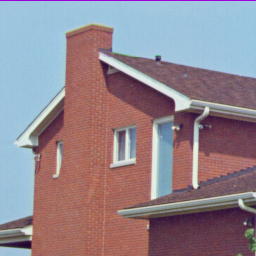
#> input picture misc/house.tiff, 256 x 256 px
$ python Prewitt_operator.py
#> lines starting #> are read from the running program, lines starting #| are printed output that depends on the picture
import numpy as np
import cv2
import matplotlib.pyplot as plt

# Open the image
file = './misc/house.tiff'
img = cv2.imread(file, 0)
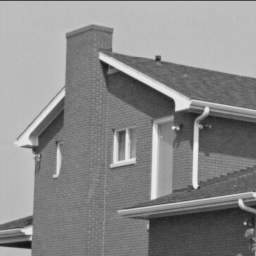
#> img: shape (256, 256); min 17, max 239, mean 138.1
h, w = img.shape
#> h = 256; w = 256
thr = 127

# Prewitt Operator
hx = np.array([[-1, 0, 1], [-1, 0, 1], [-1, 0, 1]])
hy = hx.T

Gx = np.zeros((h, w))
Gy = np.zeros((h, w))
Gxy = np.zeros((h, w))
G = np.zeros((h, w))
theta = np.zeros((h, w))
for i in range(1, h - 1):
    for j in range(1, h - 1):
        # Gradient
        Gx.itemset((i, j), np.sum(hx * img[i - 1:i + 2, j - 1:j + 2]))
        Gy.itemset((i, j), np.sum(hy * img[i - 1:i + 2, j - 1:j + 2]))

        # Edge Magnitude
        Gxy.itemset((i, j), np.sqrt(Gx[i, j] ** 2 + Gy[i, j] ** 2.0))

        # Check grandient with threshold
        if Gxy.item(i, j) > thr:
            G.itemset((i, j), 255)
        else:
            G.itemset((i, j), 0)
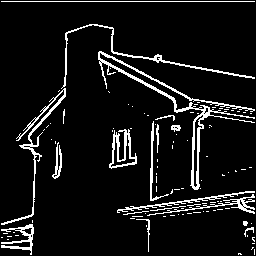
#> G: shape (256, 256) float64; 8.1% white in thin lines or dots
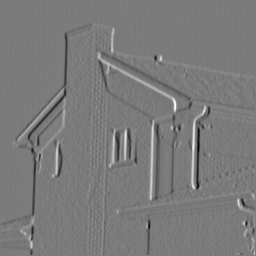
#> Gx: shape (256, 256) float64; min -424, max 452, mean -1.2; drawn with min black and max white
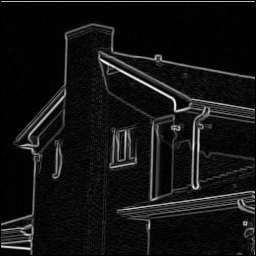
#> Gxy: shape (256, 256) float64; min 0, max 483.5, mean 36.7; drawn with min black and max white
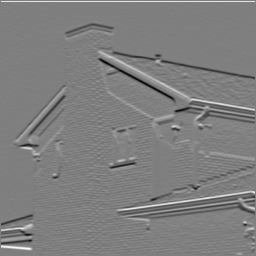
#> Gy: shape (256, 256) float64; min -441, max 443, mean -0.5; drawn with min black and max white

# direction
theta = np.arctan2(Gy, Gx) * (180 / np.pi) % 180
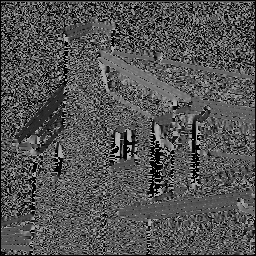
#> theta: shape (256, 256) float64; min 0, max 179.8, mean 83.9

plt.figure(2, figsize=(12, 7))
plt.subplot(231)
plt.title(file), plt.axis('off')
plt.imshow(img, cmap='gray')

plt.subplot(232)
plt.title('Prewitt Gx'), plt.axis('off')
plt.imshow(Gx, cmap='gray')

plt.subplot(233)
plt.title('Prewitt Gy'), plt.axis('off')
plt.imshow(Gy, cmap='gray')

plt.subplot(234)
plt.title('Prewitt Gradient'), plt.axis('off')
plt.imshow(Gxy, cmap='gray')

plt.subplot(235)
plt.title('Edge'), plt.axis('off')
plt.imshow(G, cmap='gray')

plt.imsave('house-prewitt-1.png', Gxy, cmap='gray')
plt.show()
